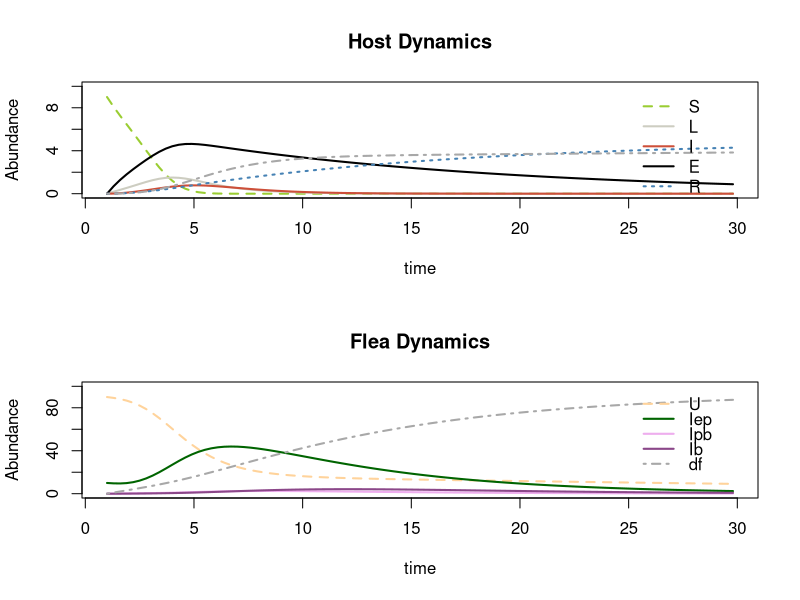
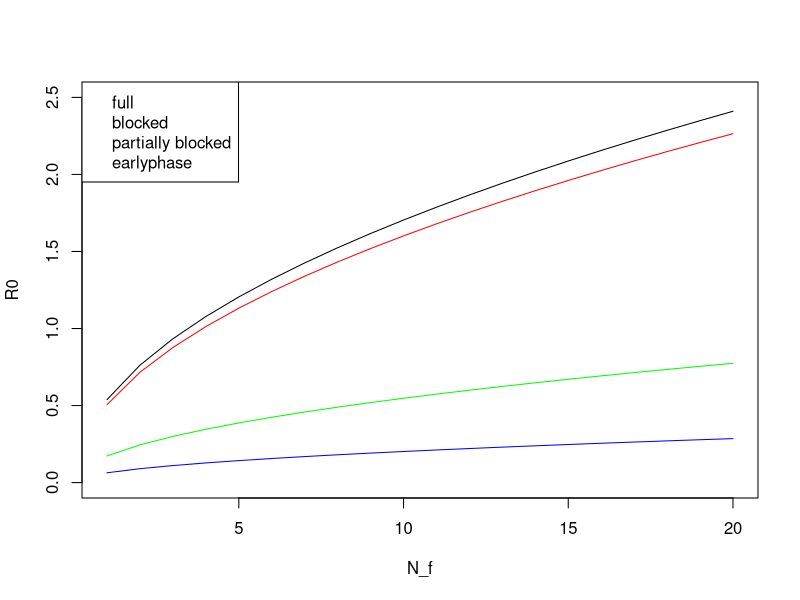
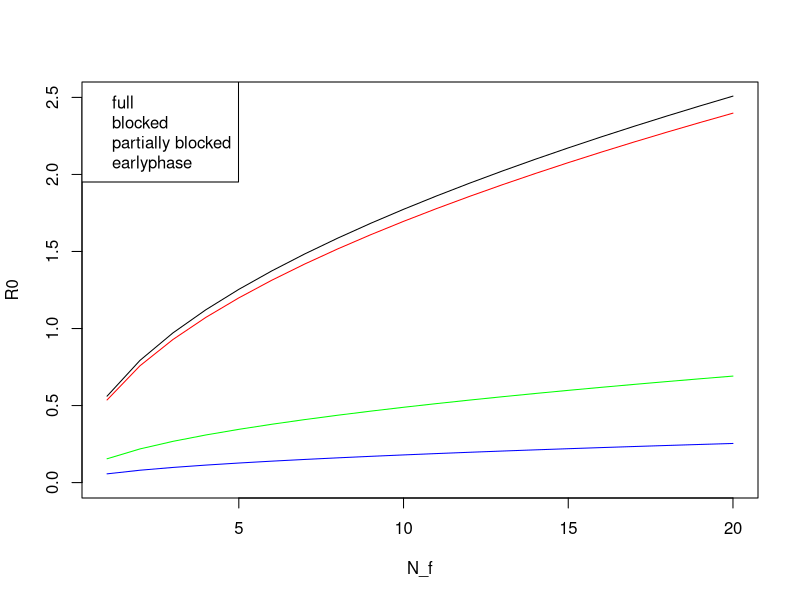

Recreate these plots in R, in order.
###############################################################################
### Model for Plague by Cedar Mitchell Spring 2017
### Exploring the importance of early-phase vs blocked fleas in transmission
###############################################################################


library(deSolve)

SIR.model=function(t,x,params){
  b = params["b"]           # biting rate of all fleas except blocked
  b_b = params["b_b"]       # biting rate of blocked fleas 
  mu = params["mu"]		      # natural mortality rate of rodent (uninfected) (mu_r in fig)
  p_ep = params["p_ep"]     # Proportion of ep fleas that transmit
  p_pb = params["p_pb"]     # Proportion of partially blocked fleas that transmit
  p_b = params["p_b"]       # Proportion of fully blocked fleas that transmit
  gamma = params["gamma"]		# recovery rate in rodent from low-dose flea infection
  epsilon = params["epsilon"]  #disease induced mortality rate in rodent from high-dose flea infection
  sigma = params["sigma"]   # rate to become infectious from latent class
  
  rho = params["rho"]       # transmisison efficiency of early phase fleas
  
  alpha = params["alpha"]     # proportion of fleas infected from host
  mu_f = params["mu_f"]       # natural mortality of flea
  mu_pb = params["mu_pb"]     # mortality of partially blocked flea
  mu_b = params["mu_b"]       # mortality of blocked flea
  
  lambdaA = params["lambdaA"] # rate of developing partial blockage from EP
  lambdaB = params["lambdaB"] # rate of clearing infection in EP (back to uninfected)
  lambdaC = params["lambdaC"] # rate of leaving EP (still infected but not enough to block)
  tau = params["tau"]         # rate of developing full blockage (from partial blockage)
  
  
  S=x[1]
  L=x[2]
  I=x[3]
  E=x[4]
  R=x[5]
  dr=x[6]
  
  
  U=x[7]
  Iep=x[8]
  Ipb=x[9]
  Ib=x[10]
  df=x[11]
  
  
  dS = -S*(b*p_pb*Ipb + b_b*p_b*Ib + b*p_ep*Iep) - mu*S   #Susceptible Rodent Pop
  dL = S*(b*p_pb*Ipb + b_b*p_b*Ib + b*p_ep*Iep*rho) - L*sigma  # doesn't have death here (-mu*L)   #infection of host, not yet infectious
  dI = sigma*L - I*epsilon  #infectious rodent hosts
  dE = S*b*p_ep*Iep*(1-rho) - E*(mu+gamma) #exposed rodents (non-infectious)
  dR = gamma*E - R*mu  # recovered rodents
  dr = mu*(S+R+E) + epsilon*I  #dead rodents
    
  dU = -b*alpha*U*I + (Iep*lambdaB) - U*mu_f #### Need to change these constants to parameters (proportion of Iep fleas that do the 3 diff things, sum to 1)   #Uninfected Flea pop
  dIep = b*alpha*U*I - ((Iep*lambdaB) + (Iep*lambdaC) + (Iep*lambdaA) + Iep*mu_f) #Infection of early phase fleas 
  dIpb = Iep*lambdaA - Ipb*(tau+mu_pb) #Infection of partially blocked fleas
  dIb = tau*Ipb - mu_b*Ib  #Infection of fully blocked fleas
  df = mu_f*(U+Iep) + (mu_pb*Ipb) + mu_b*Ib + Iep*lambdaC # lost fleas
  
  list(c(dS,dL,dI,dE,dR,dr, dU,dIep,dIpb,dIb,df))
  
}
          
    

times=seq(1,30,by=0.3)					#time steps to output
xstart=c(S=9, L=0, I=0, E=0, R=0, dr=0, U=90, Iep=10, Ipb=0, Ib=0, df=0)	#beginning population sizes

old.parms=c(         # all parameter values are specified in days
  b=0.48,             # biting rate of fleas (uninfected,early-phase, & partially blocked)
  b_b=0.9,            # biting rate of blocked fleas 
  mu=1/365,           # natural mortality rate of rodent (uninfected)
  p_ep=2/83,          # Proportion of ep fleas that transmit
  p_pb=5/26,          # Proportion of partially blocked fleas that transmit
  p_b=10/20,          # Proportion of fully blocked fleas that transmit
  sigma=1/2.6,        # rate to become infectious from latent class
  gamma=1/7,          # recovery rate in rodent from low-dose flea infection
  epsilon=1/2,        # disease induced mortality rate in rodent from high-dose flea infection
  rho=0.1,
  mu_f=1/20.6,        # natural mortality of flea
  alpha=19/20,        # proportion of fleas infected from host
  lambdaA=1/5.05,     # rate of developing partial blockage from EP
  lambdaB=1/3,        # rate of clearing infection in EP (back to uninfected)
  lambdaC=1/3,        # rate of leaving EP (still infected but not enough to block)
  mu_pb=1/12.3,       # mortality of partially blocked flea
  tau=1/4.8,          # rate of developing full blockage
  mu_b=1/6)	          # mortality of blocked flea

mouse.parms=c(         # all parameter values are specified in days
  b=0.39,             # biting rate of fleas (uninfected,early-phase, & partially blocked)
  b_b=0.9,            # biting rate of blocked fleas 
  mu=1/365,           # natural mortality rate of rodent (uninfected)
  p_ep=0.11,          # Proportion of ep fleas that transmit
  p_pb=0.17,          # Proportion of partially blocked fleas that transmit
  p_b=0.63,           # Proportion of fully blocked fleas that transmit
  sigma=0.5,          # rate to become infectious from latent class
  gamma=0.065,        # recovery rate in rodent from low-dose flea infection
  epsilon=0.8,        # disease induced mortality rate in rodent from high-dose flea infection
  rho=0.21,
  mu_f=0.029,        # natural mortality of flea
  alpha=0.97,        # proportion of fleas infected from host
  lambdaA=0.033,     # rate of developing partial blockage from EP
  lambdaB=0.049,     # rate of clearing infection in EP (back to uninfected)
  lambdaC=0.099,     # rate of leaving EP (still infected but not enough to block)
  mu_pb=0.19,        # mortality of partially blocked flea
  tau=0.42,          # rate of developing full blockage
  mu_b=0.22)	       # mortality of blocked flea

rat.parms=c(         # all parameter values are specified in days
  b=0.39,             # biting rate of fleas (uninfected,early-phase, & partially blocked)
  b_b=0.9,            # biting rate of blocked fleas 
  mu=1/365,           # natural mortality rate of rodent (uninfected)
  p_ep=0.09,          # Proportion of ep fleas that transmit
  p_pb=0.14,          # Proportion of partially blocked fleas that transmit
  p_b=0.73,           # Proportion of fully blocked fleas that transmit
  sigma=0.5,          # rate to become infectious from latent class
  gamma=0.065,        # recovery rate in rodent from low-dose flea infection
  epsilon=0.8,        # disease induced mortality rate in rodent from high-dose flea infection
  rho=0.21,
  mu_f=0.029,        # natural mortality of flea
  alpha=1,        # proportion of fleas infected from host
  lambdaA=0.044,     # rate of developing partial blockage from EP
  lambdaB=0.007,     # rate of clearing infection in EP (back to uninfected)
  lambdaC=0.058,     # rate of leaving EP (still infected but not enough to block)
  mu_pb=0.16,        # mortality of partially blocked flea
  tau=0.55,          # rate of developing full blockage
  mu_b=0.26)	       # mortality of blocked flea

out=lsoda(xstart, times, SIR.model, rat.parms)  #run the model

time=out[,1]
S=out[,2]
L=out[,3]
I=out[,4]	
E=out[,5]
R=out[,6]
dr=out[,7]

U=out[,8]
Iep=out[,9]
Ipb=out[,10]
Ib=out[,11]
df=out[,12]

par(mfrow=c(2,1))
plot(time,S,ylab="Abundance",xlab="time",type="l",col="olivedrab3",lwd=2,ylim=c(0,max(10)),lty=2)
lines(time,L,col="ivory3",lwd=2)
lines(time,I,col="tomato3",lwd=2)
lines(time,E,col="black",lwd=2)
lines(time,R,col="steelblue",lwd=2,lty=3)
lines(time,dr,col="grey66",lwd=2, lty=4)
legend(25,10,c("S","L","I","E","R","dr"),col=c("olivedrab3","ivory3","tomato3","black","steelblue","grey66"),bty="n",lty=c(2,1,1,1,3,4),lwd=2)
title(main="Host Dynamics")


plot(time,U,col="burlywood1",lwd=2,lty=2,ylab="Abundance",xlab="time", type="l",ylim=c(0,max(100)))
lines(time,Iep,col="darkgreen",lwd=2,lty=1)
lines(time,Ipb,col="plum2",lwd=2,lty=1)
lines(time,Ib,col="orchid4",lwd=2,lty=1)
lines(time,df,col="grey66",lwd=2, lty=4)
title(main="Flea Dynamics")


legend(25,100,c("U","Iep","Ipb","Ib","df"),col=c("burlywood1","darkgreen","plum2","orchid4","grey66"),bty="n",lty=c(2,1,1,1,4),lwd=2,x.intersp = 1, y.intersp = 0.75)
out





################################################### R0

#mouse
N_f = 1:20
N_r = 1
R0 <- with(as.list(mouse.parms), sqrt(((b*rho*p_ep + b*p_pb + b_b*p_b)*sigma/(epsilon*(sigma+mu))) * (b*alpha/(lambdaB + lambdaC + lambdaA + mu_f + tau + mu_pb + mu_b)) * N_r * N_f))

R0_ep <- with(as.list(mouse.parms), sqrt(((b*rho*p_ep + b*0 + b_b*0)*sigma/(epsilon*(sigma+mu))) * (b*alpha/(lambdaB + lambdaC + lambdaA + mu_f + tau + mu_pb + mu_b)) * N_r * N_f))

R0_pb <- with(as.list(mouse.parms), sqrt(((b*rho*0 + b*p_pb + b_b*0)*sigma/(epsilon*(sigma+mu))) * (b*alpha/(lambdaB + lambdaC + lambdaA + mu_f + tau + mu_pb + mu_b)) * N_r * N_f))

R0_b <- with(as.list(mouse.parms), sqrt(((b*rho*0 + b*0 + b_b*p_b)*sigma/(epsilon*(sigma+mu))) * (b*alpha/(lambdaB + lambdaC + lambdaA + mu_f + tau + mu_pb + mu_b)) * N_r * N_f))

par(mfrow=c(1,1))
plot(N_f,R0,type="l",ylim=c(0,2.5))
lines(N_f,R0_ep,col="blue")
lines(N_f,R0_pb,col="green")
lines(N_f,R0_b,col="red")
legend("topleft",c("full","blocked","partially blocked","earlyphase"))





#rat
N_f = 1:20
N_r = 1
R0 <- with(as.list(rat.parms), sqrt(((b*rho*p_ep + b*p_pb + b_b*p_b)*sigma/(epsilon*(sigma+mu))) * (b*alpha/(lambdaB + lambdaC + lambdaA + mu_f + tau + mu_pb + mu_b)) * N_r * N_f))

R0_ep <- with(as.list(rat.parms), sqrt(((b*rho*p_ep + b*0 + b_b*0)*sigma/(epsilon*(sigma+mu))) * (b*alpha/(lambdaB + lambdaC + lambdaA + mu_f + tau + mu_pb + mu_b)) * N_r * N_f))

R0_pb <- with(as.list(rat.parms), sqrt(((b*rho*0 + b*p_pb + b_b*0)*sigma/(epsilon*(sigma+mu))) * (b*alpha/(lambdaB + lambdaC + lambdaA + mu_f + tau + mu_pb + mu_b)) * N_r * N_f))

R0_b <- with(as.list(rat.parms), sqrt(((b*rho*0 + b*0 + b_b*p_b)*sigma/(epsilon*(sigma+mu))) * (b*alpha/(lambdaB + lambdaC + lambdaA + mu_f + tau + mu_pb + mu_b)) * N_r * N_f))

par(mfrow=c(1,1))
plot(N_f,R0,type="l",ylim=c(0,2.5))
lines(N_f,R0_ep,col="blue")
lines(N_f,R0_pb,col="green")
lines(N_f,R0_b,col="red")
legend("topleft",c("full","blocked","partially blocked","earlyphase"))
